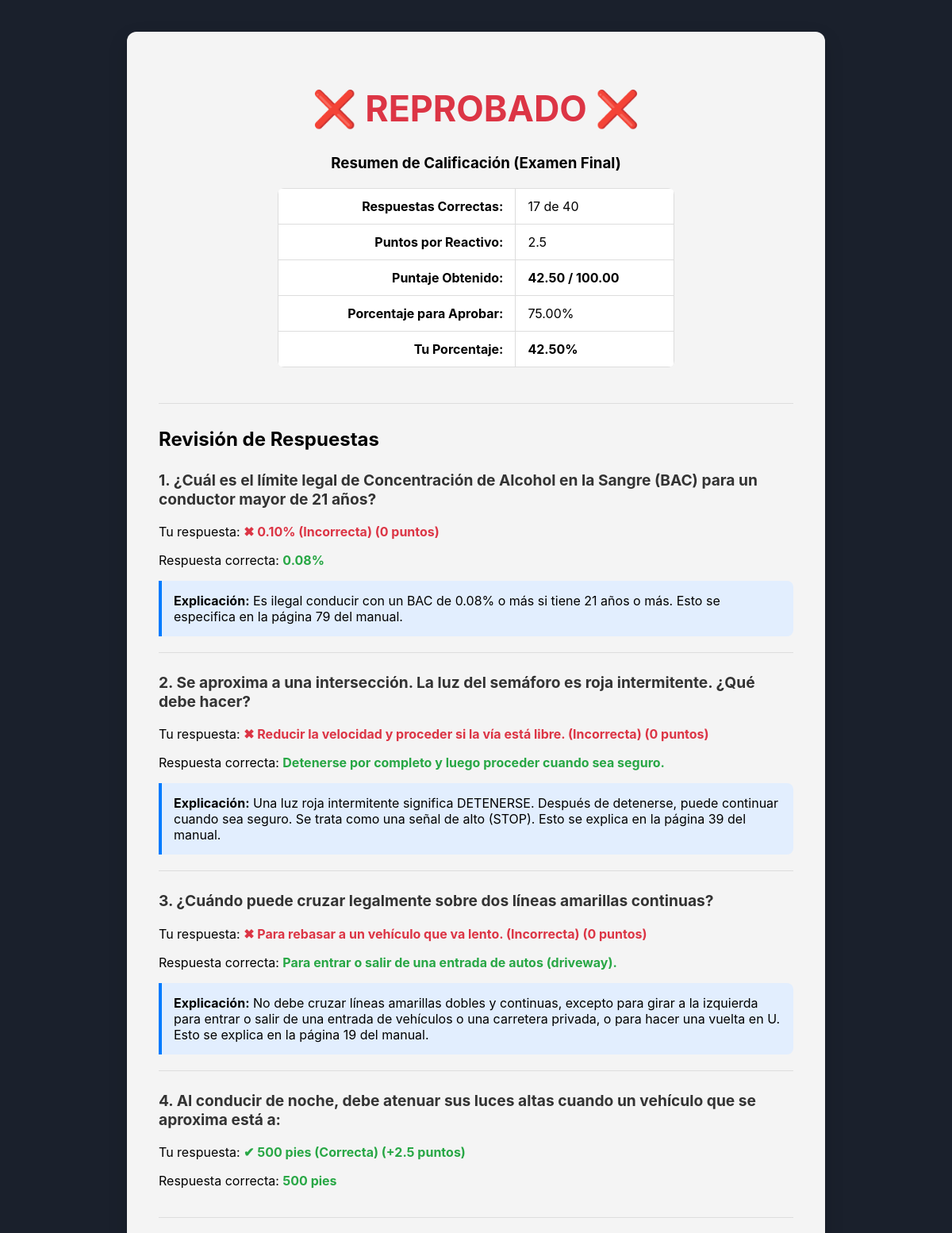
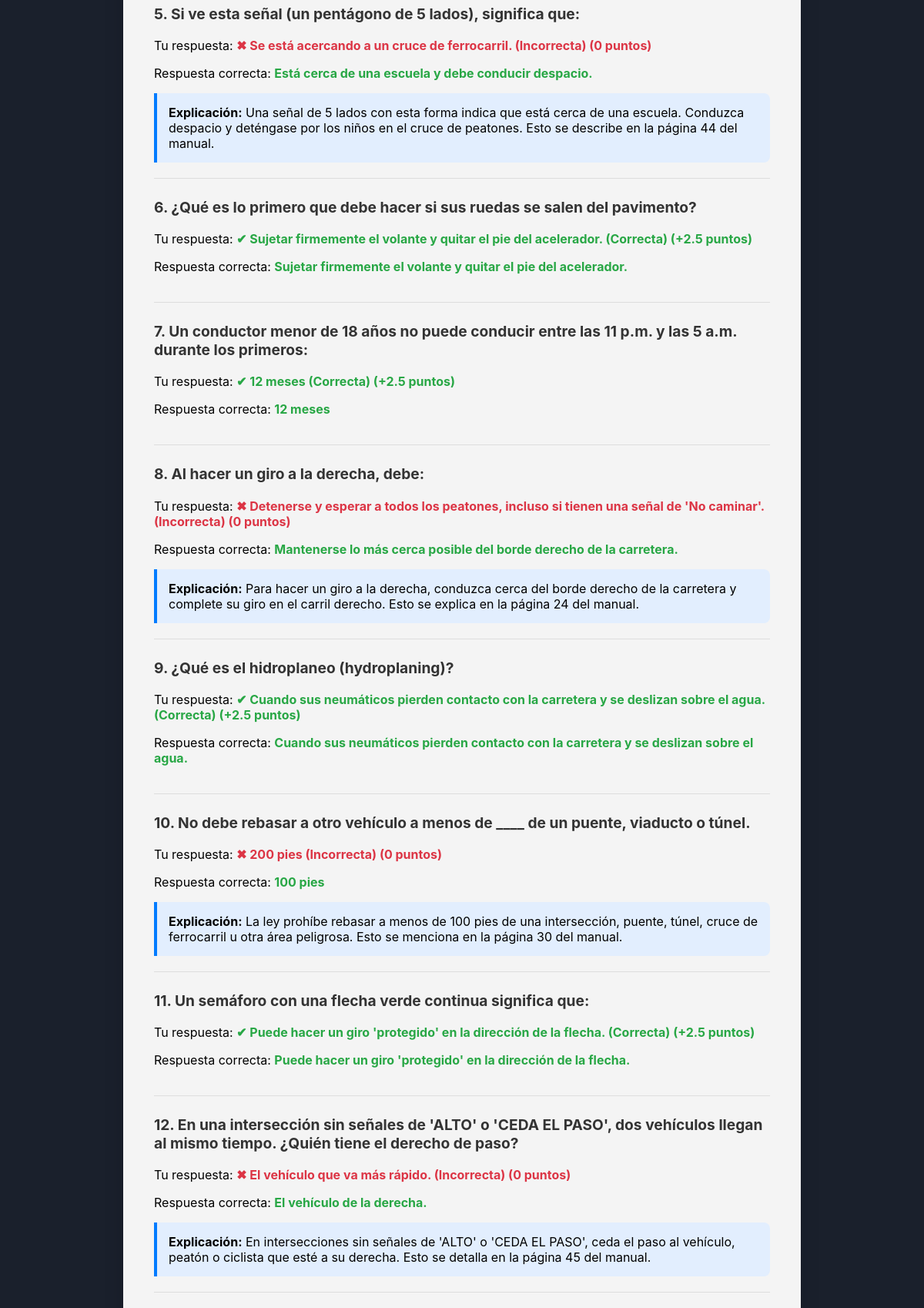
The page /revisar/116 (signed in, upper part) on the database its author committed (2 pictures, top to bottom).
### app.py (models this page shows)
class Intento(db.Model):
    id = db.Column(db.Integer, primary_key=True)
    usuario_id = db.Column(db.Integer, db.ForeignKey('usuario.id'), nullable=False)
    tipo_examen = db.Column(db.String(50), nullable=False)
    fecha = db.Column(db.DateTime, default=datetime.utcnow)
    puntaje_pct = db.Column(db.Float, nullable=False)
    aprobado = db.Column(db.Boolean, nullable=False)
    respuestas = db.relationship('RespuestaUsuario', backref='intento', lazy=True, cascade="all, delete-orphan")

class Pregunta(db.Model):
    id = db.Column(db.Integer, primary_key=True)
    texto_pregunta = db.Column(db.Text, nullable=False)
    imagen_path = db.Column(db.String(100))
    explicacion = db.Column(db.Text)
    opciones = db.relationship('Opcion', backref='pregunta', lazy=True, cascade="all, delete-orphan")

class Opcion(db.Model):
    id = db.Column(db.Integer, primary_key=True)
    pregunta_id = db.Column(db.Integer, db.ForeignKey('pregunta.id'), nullable=False)
    texto_opcion = db.Column(db.String(200), nullable=False)
    es_correcta = db.Column(db.Boolean, default=False, nullable=False)

### app.py (the view)
@app.route('/revisar/<int:intento_id>')
def revisar_intento(intento_id):
    if 'user_id' not in session:
        return redirect(url_for('login'))
    intento = Intento.query.get_or_404(intento_id)
    if intento.usuario_id != session['user_id']:
        flash("No tienes permiso para ver este resultado.", "danger")
        return redirect(url_for('pagina_inicio'))
    respuestas_guardadas = RespuestaUsuario.query.filter_by(intento_id=intento.id).all()
    resultados_detallados = []
    respuestas_correctas = 0
    for respuesta in respuestas_guardadas:
        pregunta = Pregunta.query.get(respuesta.pregunta_id)
        opcion_correcta_obj = next((op for op in pregunta.opciones if op.es_correcta), None)
        opcion_elegida_obj = Opcion.query.get(respuesta.opcion_elegida_id) if respuesta.opcion_elegida_id else None
        if respuesta.es_correcta:
            respuestas_correctas += 1
        resultados_detallados.append({
            'pregunta': pregunta.texto_pregunta,
            'opciones': {str(op.id): op.texto_opcion for op in pregunta.opciones},
            'respuesta_enviada_texto': opcion_elegida_obj.texto_opcion if opcion_elegida_obj else "No contestada",
            'respuesta_correcta_texto': opcion_correcta_obj.texto_opcion,
            'es_correcta': respuesta.es_correcta,
            'explicacion': pregunta.explicacion
        })
    tipo_examen = intento.tipo_examen
    total_preguntas = len(resultados_detallados)
    puntos_por_reactivo = PUNTOS_PRACTICA if tipo_examen == "Práctica" else PUNTOS_FINAL
    puntaje = respuestas_correctas * puntos_por_reactivo
    puntaje_maximo = total_preguntas * puntos_por_reactivo
    return render_template('resultado.html',
                        puntaje=puntaje, puntaje_maximo=puntaje_maximo,
                        puntaje_porcentual=intento.puntaje_pct, aprobado=intento.aprobado,
                        resultados=resultados_detallados, tipo_examen=tipo_examen,
                        respuestas_correctas=respuestas_correctas, total_preguntas=total_preguntas,
                        puntos_reactivo=puntos_por_reactivo, porcentaje_aprobacion=PORCENTAJE_APROBACION)

### templates/resultado.html (shortened to what this page needs)
<!DOCTYPE html>
<html lang="es">
<head>
</head>
<body>
    <div class="container">
        <div class="resultado-header">
            {% if aprobado %}
                <h1 class="aprobado">✔️ ¡APROBADO! ✔️</h1>
            {% else %}
                <h1 class="reprobado">❌ REPROBADO ❌</h1>
            {% endif %}
            <div class="puntaje-summary">
                <h3>Resumen de Calificación ({{ tipo_examen }})</h3>
                <table>
                    <tr><td class="label">Respuestas Correctas:</td><td class="value">{{ respuestas_correctas }} de {{ total_preguntas }}</td></tr>
                    <tr><td class="label">Puntos por Reactivo:</td><td class="value">{{ puntos_reactivo }}</td></tr>
                    <tr><td class="label">Puntaje Obtenido:</td><td class="value"><strong>{{ "%.2f"|format(puntaje) }} / {{ "%.2f"|format(puntaje_maximo) }}</strong></td></tr>
                    <tr><td class="label">Porcentaje para Aprobar:</td><td class="value">{{ "%.2f"|format(porcentaje_aprobacion) }}%</td></tr>
                    <tr><td class="label">Tu Porcentaje:</td><td class="value"><strong>{{ "%.2f"|format(puntaje_porcentual) }}%</strong></td></tr>
                </table>
            </div>
        </div>
        <h2>Revisión de Respuestas</h2>
        {% for res in resultados %}
            <div class="revision-pregunta">
                <p class="pregunta-texto">{{ loop.index }}. {{ res.pregunta }}</p>
                <div class="opciones">
                    <p>Tu respuesta:
                        {% if res.es_correcta %}
                            <span class="respuesta-correcta">✔ {{ res.respuesta_enviada_texto }} (Correcta) (+{{ puntos_reactivo }} puntos)</span>
                        {% else %}
                            <span class="respuesta-incorrecta">✖ {{ res.respuesta_enviada_texto }} (Incorrecta) (0 puntos)</span>
                        {% endif %}
                    </p>
                    <p>Respuesta correcta: <span class="respuesta-correcta">{{ res.respuesta_correcta_texto }}</span></p>
                </div>
                {% if not res.es_correcta and res.explicacion %}
                    <div class="explicacion">
                        <strong>Explicación:</strong> {{ res.explicacion }}
                    </div>
                {% endif %}
            </div>
        {% endfor %}
    </div>
</body>
</html>

### templates/resultado.html (style rules this page uses)
body { font-family: -apple-system, BlinkMacSystemFont, "Segoe UI", Roboto, "Helvetica Neue", Arial, sans-serif; margin: 0; background-color: #1a202c; background-image: url('https://images.unsplash.com/photo-1737917818705-c69c1df72db4?fm=jpg&q=60&w=3000&ixlib=rb-4.1.0&ixid=M3wxMjA3fDB8MHxwaG90by1yZWxhdGVkfDE4fHx8ZW58MHx8fHx8'); background-size: cover; background-position: center; background-attachment: fixed; padding: 40px 20px; box-sizing: border-box; }
.container { max-width: 800px; margin: 0 auto; background-color: #f4f4f4; padding: 40px; border-radius: 12px; box-shadow: 0 10px 25px rgba(0,0,0,0.15); }
.resultado-header { text-align: center; margin-bottom: 30px; padding-bottom: 25px; border-bottom: 1px solid #ddd; }
.reprobado { color: #dc3545; font-size: 2.8em; font-weight: bold; }
.puntaje-summary { margin-top: 20px; }
.puntaje-summary table { width: 100%; max-width: 500px; margin: 20px auto; border-collapse: collapse; background-color: white; border-radius: 8px; overflow: hidden; }
.puntaje-summary td { padding: 12px 15px; border: 1px solid #ddd; }
.puntaje-summary .label { font-weight: bold; text-align: right; width: 60%; }
.puntaje-summary .value { text-align: left; }
.revision-pregunta { margin-top: 25px; border-bottom: 1px solid #ddd; padding-bottom: 20px; }
.pregunta-texto { font-weight: bold; font-size: 1.2em; color: #333; }
.respuesta-correcta { color: #28a745; font-weight: bold; }
.respuesta-incorrecta { color: #dc3545; font-weight: bold; }
.explicacion { background-color: #e2eefe; border-left: 4px solid #007bff; padding: 15px; margin-top: 15px; border-radius: 0 8px 8px 0; }

### rows shown on the page
Intento: tipo_examen "Examen Final", puntaje_pct "42.50"
Pregunta: pregunta "¿Cuál es el límite legal de Concentración de Alcohol en la Sangre (BAC) para un conductor mayor de 21 años?", explicacion "Es ilegal conducir con un BAC de 0.08% o más si tiene 21 años o más. Esto se especifica en la página 79 del manual."
Opcion: respuesta_enviada_texto "0.10%"
Opcion: respuesta_correcta_texto "0.08%"
Pregunta: pregunta "Se aproxima a una intersección. La luz del semáforo es roja intermitente. ¿Qué debe hacer?", explicacion "Una luz roja intermitente significa DETENERSE. Después de detenerse, puede continuar cuando sea seguro. Se trata como una señal de alto (STOP). Esto se explica en la página 39 del manual."
Opcion: respuesta_enviada_texto "Reducir la velocidad y proceder si la vía está libre."
Opcion: respuesta_correcta_texto "Detenerse por completo y luego proceder cuando sea seguro."
Pregunta: pregunta "¿Cuándo puede cruzar legalmente sobre dos líneas amarillas continuas?", explicacion "No debe cruzar líneas amarillas dobles y continuas, excepto para girar a la izquierda para entrar o salir de una entrada de vehículos o una carretera privada, o para hacer una vuelta en U. Esto se explica en la página 19 del manual."
Opcion: respuesta_enviada_texto "Para rebasar a un vehículo que va lento."
Opcion: respuesta_correcta_texto "Para entrar o salir de una entrada de autos (driveway)."
Pregunta: pregunta "Al conducir de noche, debe atenuar sus luces altas cuando un vehículo que se aproxima está a:"
Opcion: respuesta_enviada_texto "500 pies", respuesta_correcta_texto "500 pies"
Pregunta: pregunta "Si ve esta señal (un pentágono de 5 lados), significa que:", explicacion "Una señal de 5 lados con esta forma indica que está cerca de una escuela. Conduzca despacio y deténgase por los niños en el cruce de peatones. Esto se describe en la página 44 del manual."
Opcion: respuesta_enviada_texto "Se está acercando a un cruce de ferrocarril."
Opcion: respuesta_correcta_texto "Está cerca de una escuela y debe conducir despacio."
Pregunta: pregunta "¿Qué es lo primero que debe hacer si sus ruedas se salen del pavimento?"
Opcion: respuesta_enviada_texto "Sujetar firmemente el volante y quitar el pie del acelerador.", respuesta_correcta_texto "Sujetar firmemente el volante y quitar el pie del acelerador."
Pregunta: pregunta "Un conductor menor de 18 años no puede conducir entre las 11 p.m. y las 5 a.m. durante los primeros:"
Opcion: respuesta_enviada_texto "12 meses", respuesta_correcta_texto "12 meses"
Pregunta: pregunta "Al hacer un giro a la derecha, debe:", explicacion "Para hacer un giro a la derecha, conduzca cerca del borde derecho de la carretera y complete su giro en el carril derecho. Esto se explica en la página 24 del manual."
Opcion: respuesta_enviada_texto "Detenerse y esperar a todos los peatones, incluso si tienen una señal de 'No caminar'."
Opcion: respuesta_correcta_texto "Mantenerse lo más cerca posible del borde derecho de la carretera."
Pregunta: pregunta "¿Qué es el hidroplaneo (hydroplaning)?"
Opcion: respuesta_enviada_texto "Cuando sus neumáticos pierden contacto con la carretera y se deslizan sobre el agua.", respuesta_correcta_texto "Cuando sus neumáticos pierden contacto con la carretera y se deslizan sobre el agua."
Pregunta: pregunta "No debe rebasar a otro vehículo a menos de ____ de un puente, viaducto o túnel.", explicacion "La ley prohíbe rebasar a menos de 100 pies de una intersección, puente, túnel, cruce de ferrocarril u otra área peligrosa. Esto se menciona en la página 30 del manual."
Opcion: respuesta_enviada_texto "200 pies"
Opcion: respuesta_correcta_texto "100 pies"
Pregunta: pregunta "Un semáforo con una flecha verde continua significa que:"
Opcion: respuesta_enviada_texto "Puede hacer un giro 'protegido' en la dirección de la flecha.", respuesta_correcta_texto "Puede hacer un giro 'protegido' en la dirección de la flecha."
Pregunta: pregunta "En una intersección sin señales de 'ALTO' o 'CEDA EL PASO', dos vehículos llegan al mismo tiempo. ¿Quién tiene el derecho de paso?", explicacion "En intersecciones sin señales de 'ALTO' o 'CEDA EL PASO', ceda el paso al vehículo, peatón o ciclista que esté a su derecha. Esto se detalla en la página 45 del manual."
Opcion: respuesta_enviada_texto "El vehículo que va más rápido."
Opcion: respuesta_correcta_texto "El vehículo de la derecha."

### other values the page prints
{{ respuestas_correctas }} "17"
{{ total_preguntas }} "40"
{{ puntos_reactivo }} "2.5"
{{ "%.2f"|format(puntaje) }} "42.50"
{{ "%.2f"|format(puntaje_maximo) }} "100.00"
{{ "%.2f"|format(porcentaje_aprobacion) }} "75.00"
{{ puntos_reactivo }} "2.5" "2.5" "2.5" "2.5" "2.5"
